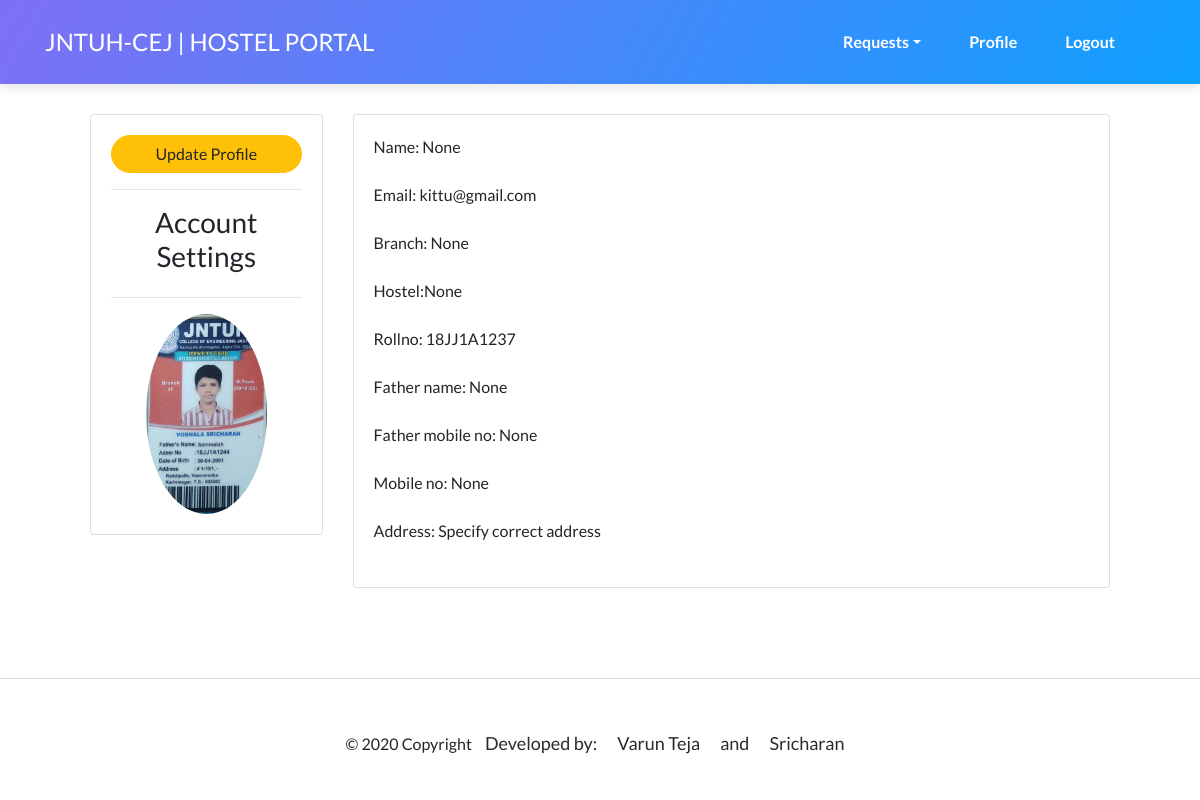
The app's page /student_profile/18JJ1A1237/ (signed in) with its own data.
### Home/models.py (models this page shows, shortened)
class Student(models.Model):
    HNAMES = (
        ('Godavari','Godavari Boys Hostel'),
        ('krishna','Krishna Boys Hostel'),
        ('sharadha','Sharadha Girls Hostel'),
        ('saraswathi','Saraswathi Girls Hostel'),
    )
    BRANCHES=(
        ('CSE','CSE'),
        ('IT','IT'),
        ('EEE','EEE'),
        ('MECH','MECH'),
        ('ECE','ECE'),
    )
    STD_STATUS=(
        ('In','Inside Hostel'),
        ('Out','Outside Hostel'),
    )
    user = models.OneToOneField(User, null=True, blank=True, on_delete=models.CASCADE)
    name = models.CharField(max_length=200, null=True)
    email = models.CharField(max_length=200, null=True,validators=[validate_email])
    branch = models.CharField(max_length=200, null=True,choices=BRANCHES)
    hostel = models.CharField(max_length=200, null=True,choices=HNAMES)
    rollno = models.CharField(max_length=200,primary_key=True)
    father_name = models.CharField(max_length=200, null=True)
    father_mobile_no = models.CharField(max_length=200, null=True)
    mobile_no = models.CharField(max_length=200, null=True)
    address = models.CharField(max_length=500, null=True,default='Specify correct address')
    date_created = models.DateTimeField(auto_now_add=True, null=True)
    profile_pic= models.ImageField(null=True,default='default.png',validators=[validate_image])
    student_status=models.CharField(max_length=200,null=True,choices=STD_STATUS)

### Home/decorators.py (the view)
		def wrapper_func(request, *args, **kwargs):
			group = None
			if request.user.groups.exists():
				group = request.user.groups.all()[0].name
			if group in allowed_roles:
				return view_func(request, *args, **kwargs)
			else:
				return HttpResponse('You are not authorized to view this page')

### Home/views.py (called while the page is built)
@allowed_users(allowed_roles=['student'])
def studentprofile(request,pk):
    student=Student.objects.get(rollno=pk)  # getting student information
    context={'student': student}
    return render(request,'Home/studentprofile.html',context)

### Home/templates/Home/studentprofile.html (shortened to what this page needs)
{% extends 'Home/studentbase.html' %}
{% load static %}
{% block content %}
<div style="margin : 90px ">
<br>
<div class="row">
	<div class="col-md-3">
		<div class="card card-body">
			<a class="btn btn-warning" href="{% url 'studentupdateprofile' student.rollno %}"> Update Profile</a>
			<hr>
			<h3 style="text-align: center">Account Settings</h3>
			<hr>
			<img class="profile-pic" src="{{ request.user.student.profile_pic.url }}">
		</div>
	</div>
	<div class="col-md-9">
		<div class="card card-body">
			<form  action="" enctype="multipart/form-data">
				<p><label>Name:</label> {{ student.name }}</p>
<p><label >Email:</label> {{ student.email }}</p>
<p><label >Branch:</label> {{ student.branch }}</p>
<p><label>Hostel:</label>{{ student.hostel }}</p>
<p><label >Rollno:</label> {{ student.rollno }}</p>
<p><label >Father name:</label> {{ student.father_name }}</p>
<p><label >Father mobile no:</label> {{ student.father_mobile_no }}</p>
<p><label >Mobile no:</label> {{ student.mobile_no }}</p>
<p><label >Address:</label> {{ student.address }}</p>
			</form>
		</div>
	</div>
</div>
</div>
{% endblock content %}

### Home/templates/Home/studentprofile.html (style rules this page uses)
.profile-pic { max-width: 200px; max-height:200px; margin: 0 auto; border-radius: 50%; }

### records on screen
Student: name "None", email "kittu@gmail.com", branch "None", hostel "None", rollno "18JJ1A1237", father_name "None", father_mobile_no "None", mobile_no "None", address "Specify correct address"
